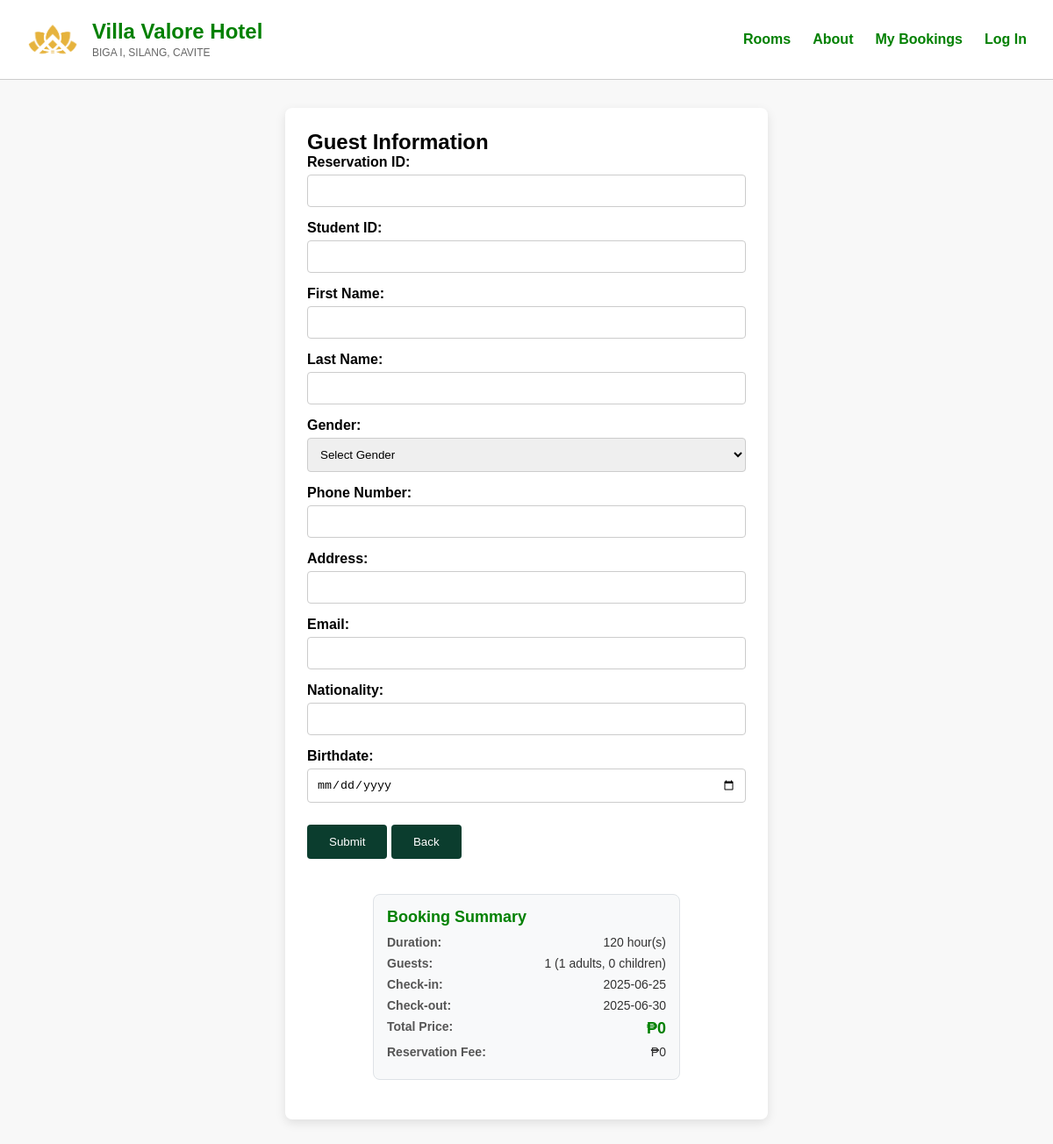
Screenshot of /guest/guestdetails.php?BookingID=10018 with the database file from the repository.
### tables this page shows
CREATE TABLE `booking` (
  `BookingID` int(11) NOT NULL,
  `ReservationID` varchar(32) DEFAULT NULL,
  `BookingCode` varchar(32) DEFAULT NULL,
  `StudentID` int(11) NOT NULL,
  `RoomNumber` int(11) NOT NULL,
  `RoomType` enum('Standard','Deluxe','Suite','') NOT NULL,
  `BookingStatus` enum('Pending','Confirmed','Cancelled','Completed') NOT NULL,
  `RoomStatus` enum('Available','Booked','Reserved','Maintenance','Cleaning') NOT NULL,
  `Notes` text NOT NULL,
  `CheckInDate` date NOT NULL,
  `CheckOutDate` date NOT NULL,
  `BookingDate` date NOT NULL,
  `Price` decimal(10,0) NOT NULL
);

### guest/guestdetails.php (the view, shortened to what this page needs)
<?php
include 'connections.php';
if (isset($_GET['BookingID'])) {
  $booking_id_param = $conn->real_escape_string($_GET['BookingID']);
} elseif (isset($_SESSION['BookingID'])) {
  $booking_id_param = $conn->real_escape_string($_SESSION['BookingID']);
} else {
  $booking_id_param = "";
}
$total_price = $_SESSION['total_price'] ?? '';
$reservation_fee = $_SESSION['reservation_fee'] ?? '';
$adults = $_SESSION['adults'] ?? 1;
$children = $_SESSION['children'] ?? 0;
$checkin_date = $_SESSION['checkin_date'] ?? '';
$checkout_date = $_SESSION['checkout_date'] ?? '';
if (!empty($booking_id_param)) {
  $query = "SELECT BookingID, Price, RoomType, CheckInDate, CheckOutDate, Notes FROM booking WHERE BookingID = '$booking_id_param' LIMIT 1";
  $result = $conn->query($query);
  if ($result && $result->num_rows > 0) {
    $row = $result->fetch_assoc();
    $estimated_price = $row['Price'];
    if (empty($total_price)) $total_price = $estimated_price;
    if (empty($checkin_date)) $checkin_date = $row['CheckInDate'];
    if (empty($checkout_date)) $checkout_date = $row['CheckOutDate'];
  }
}
$student_data = [
  'StudentID'   => $_SESSION['student_id']   ?? '',
  'FirstName'   => $_SESSION['first_name']   ?? '',
  'LastName'    => $_SESSION['last_name']    ?? '',
  'Gender'      => '',
  'PhoneNumber' => '',
  'Address'     => '',
  'Email'       => $_SESSION['email']        ?? '',
  'Nationality' => '',
  'Birthdate'   => '',
];
$form_values = $student_data;
if (isset($_GET['ReservationID'])) {
    $reservation_id = $conn->real_escape_string($_GET['ReservationID']);
    $_SESSION['reservation_id'] = $reservation_id;
} else {
    $reservation_id = $_SESSION['reservation_id'] ?? '';
}
$duration_hours = '';
if (!empty($checkin_date) && !empty($checkout_date)) {
    $dt1 = new DateTime($checkin_date);
    $dt2 = new DateTime($checkout_date);
    $interval = $dt1->diff($dt2);
    $hours = ($interval->days * 24) + $interval->h + ($interval->i / 60);
    $duration_hours = $hours . ' hour(s)';
}
?>
<!DOCTYPE html>
<html lang="en">
<head>
  <link rel="stylesheet" href="styles/guestinfo.css">
  <link rel="stylesheet" href="https://cdnjs.cloudflare.com/ajax/libs/font-awesome/6.5.0/css/all.min.css" />
</head>
<body>
  <header class="main-header">
  <div class="brand">
    <img src="villa-valore-logo.png" alt="Villa Valore Logo" class="villa-logo">
    <div class="brand-text">
    <h1>Villa Valore Hotel</h1>
    <small>BIGA I, SILANG, CAVITE</small>
    </div>
  </div>
  <nav class="nav-links">
    <a href="booking.php">Rooms</a>
    <a href="about.php">About</a>
    <a href="mybookings.php">My Bookings</a>
    <?php if (isset($_SESSION['student_id'])): ?>
      <a href="account/change_password.php">Change Password</a>
      <a href="logout.php">Logout</a>
    <?php else: ?>
      <a href="login.php">Log In</a>
    <?php endif; ?>
  </nav>
  </header>
<div class="container_booking">
  <div class="booking-details-flex-row">
    <div class="form-section">
      <h2>Guest Information</h2>
      <form method="POST">
        <div class="form-group">
          <label for="ReservationID">Reservation ID:</label>
          <input type="text" id="ReservationID" name="ReservationID" value="<?php echo htmlspecialchars($reservation_id); ?>" readonly />
        </div>
        <div class="form-group">
          <label for="StudentID">Student ID:</label>
          <input type="text" id="StudentID" name="StudentID" required
          value="<?php echo htmlspecialchars($form_values['StudentID']); ?>" />
        </div>
        <div class="form-group">
          <label for="FirstName">First Name:</label>
          <input type="text" id="FirstName" name="FirstName" required
          value="<?php echo htmlspecialchars($form_values['FirstName']); ?>" />
        </div>
        <div class="form-group">
          <label for="LastName">Last Name:</label>
          <input type="text" id="LastName" name="LastName" required
          value="<?php echo htmlspecialchars($form_values['LastName']); ?>" />
        </div>
        <div class="form-group">
          <label for="Gender">Gender:</label>
          <select id="Gender" name="Gender" required>
          <option value="">Select Gender</option>
          </select>
        </div>
        <div class="form-group">
          <label for="PhoneNumber">Phone Number:</label>
          <input type="text" id="PhoneNumber" name="PhoneNumber" required
          value="<?php echo htmlspecialchars($form_values['PhoneNumber']); ?>" />
        </div>
        <div class="form-group">
          <label for="Address">Address:</label>
          <input type="text" id="Address" name="Address" required
          value="<?php echo htmlspecialchars($form_values['Address']); ?>" />
        </div>
        <div class="form-group">
          <label for="Email">Email:</label>
          <input type="email" id="Email" name="Email" required
          value="<?php echo htmlspecialchars($form_values['Email']); ?>" />
        </div>
        <div class="form-group">
          <label for="Nationality">Nationality:</label>
          <input type="text" id="Nationality" name="Nationality" required
          value="<?php echo htmlspecialchars($form_values['Nationality']); ?>" />
        </div>
        <div class="form-group">
          <label for="Birthdate">Birthdate:</label>
          <input type="date" id="Birthdate" name="Birthdate" required
          value="<?php echo htmlspecialchars($form_values['Birthdate']); ?>" />
        </div>
        <button type="submit" class="btn">Submit</button>
        <button type="button" class="btn" onclick="window.location.href='booking.php';">Back</button>
      </form>
    </div>
    <div class="booking-summary-section">
      <div class="booking-summary">
        <h3>Booking Summary</h3>
        <div class="summary-row">
          <span class="summary-label">Duration:</span>
          <span class="summary-value"><?php echo htmlspecialchars($duration_hours); ?></span>
        </div>
        <div class="summary-row">
          <span class="summary-label">Guests:</span>
          <span class="summary-value"><?php echo $adults + $children; ?> (<?php echo $adults; ?> adults, <?php echo $children; ?> children)</span>
        </div>
        <div class="summary-row">
          <span class="summary-label">Check-in:</span>
          <span class="summary-value"><?php echo htmlspecialchars($checkin_date); ?></span>
        </div>
        <div class="summary-row">
          <span class="summary-label">Check-out:</span>
          <span class="summary-value"><?php echo htmlspecialchars($checkout_date); ?></span>
        </div>
        <div class="summary-row">
          <span class="summary-label">Total Price:</span>
          <span class="summary-value price-highlight">₱<?php echo number_format($total_price); ?></span>
        </div>
        <div class="summary-row">
          <span class="summary-label">Reservation Fee:</span>
          <span class="summary-value">₱<?php echo number_format($reservation_fee); ?></span>
        </div>
      </div>
    </div>
  </div>
</div>
</body>
</html>

### guest/styles/guestinfo.css (style rules this page uses)
* { margin: 0; padding: 0; box-sizing: border-box; }
body { font-family: Arial, sans-serif; margin: 0; background: #f8f8f8; }
.main-header { display: flex; justify-content: space-between; align-items: center; padding: 15px 30px; background-color: white; border-bottom: 1px solid #ccc; flex-wrap: wrap; }
.brand { display: flex; align-items: center; }
.villa-logo { height: 60px; margin-right: 15px; }
.brand-text h1 { color: #018000; font-size: 24px; font-weight: bold; }
.brand-text small { color: #666; font-size: 12px; }
.nav-links { display: flex; align-items: center; gap: 25px; position: relative; }
.nav-links a { text-decoration: none; color: #018000; font-weight: bold; font-size: 16px; position: relative; }
.container_booking { max-width: 550px; margin: 30px auto; background: white; padding: 25px; box-shadow: 0 4px 12px rgba(0,0,0,0.1); border-radius: 8px; }
.form-group { margin-bottom: 15px; }
label { font-weight: bold; display: block; margin-bottom: 5px; }
input, select { width: 100%; padding: 10px; border: 1px solid #ccc; border-radius: 4px; }
.btn { background-color: #0b3d2e; color: white; padding: 12px 25px; border: none; border-radius: 4px; cursor: pointer; display: inline-block; margin-top: 10px; text-decoration: none; }

### guest/guestdetails.php (style rules this page uses)
.booking-summary { background-color: #f8f9fa; border: 1px solid #dee2e6; border-radius: 8px; padding: 15px; margin-bottom: 20px; }
.booking-summary h3 { color: #018000; margin-bottom: 10px; font-size: 18px; }
.summary-row { display: flex; justify-content: space-between; margin-bottom: 8px; font-size: 14px; }
.summary-label { font-weight: 600; color: #555; }
.summary-value { color: #333; }
.price-highlight { font-size: 18px; font-weight: bold; color: #018000; }
.form-section { flex: 2 1 350px; min-width: 320px; }
.booking-summary-section { flex: 1 1 300px; min-width: 260px; max-width: 350px; margin-top: 32px; }
.container_booking { position: relative; margin-top: 32px; }
.booking-details-flex-row { display: flex; flex-wrap: wrap; gap: 40px; align-items: flex-start; justify-content: center; margin-top: 0; }
.form-section { flex: 2 1 350px; min-width: 320px; max-width: 500px; }
.booking-summary-section { flex: 1 1 300px; min-width: 260px; max-width: 350px; margin-top: 0; }

### rows the page displays
booking: duration_hours "120 hour(s)", CheckInDate "2025-06-25", CheckOutDate "2025-06-30", Price "0"

### other values shown
$adults + $children "1"
$adults "1"
$children "0"
$reservation_fee "0"
